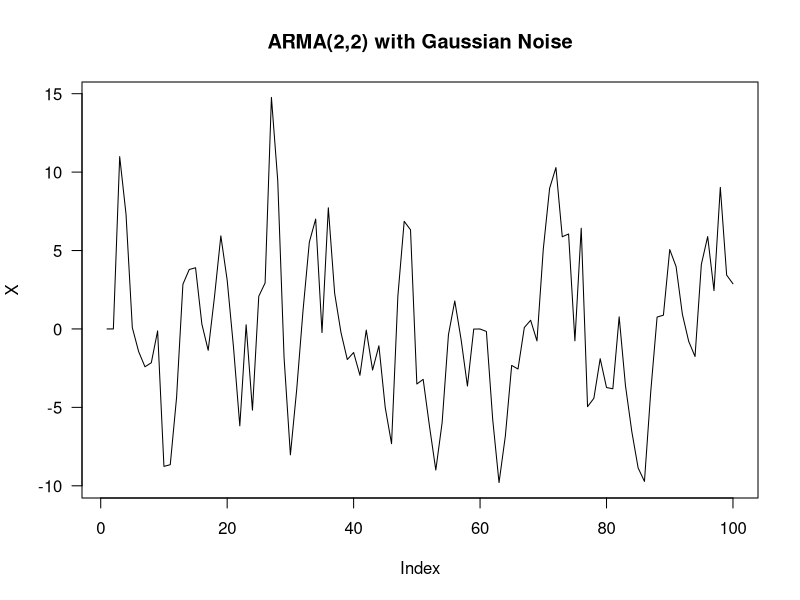
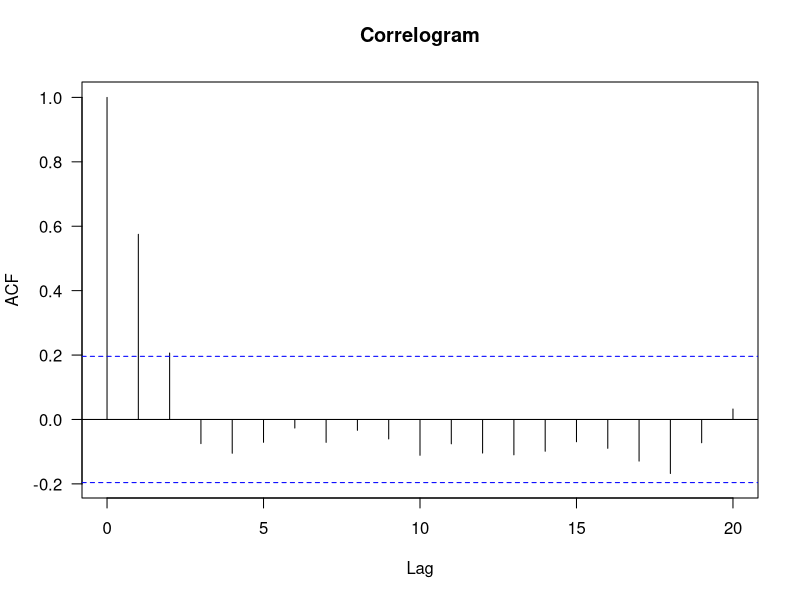
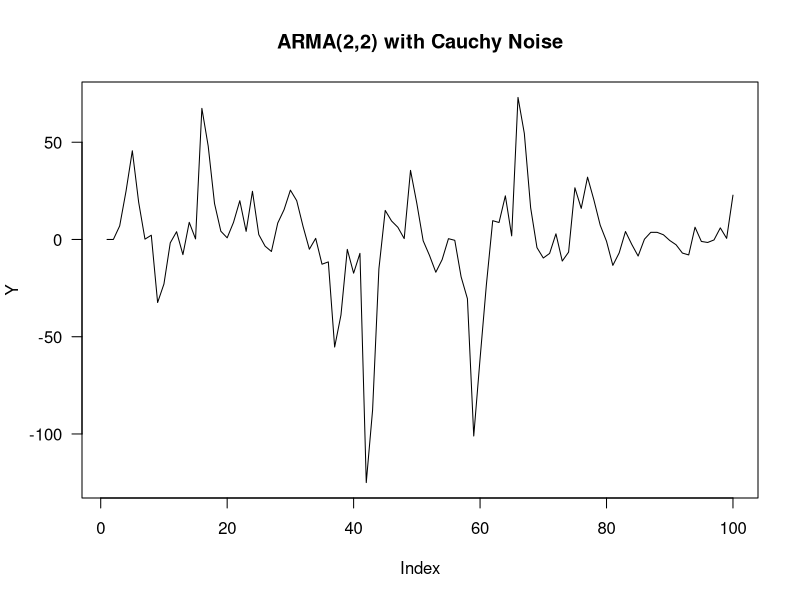
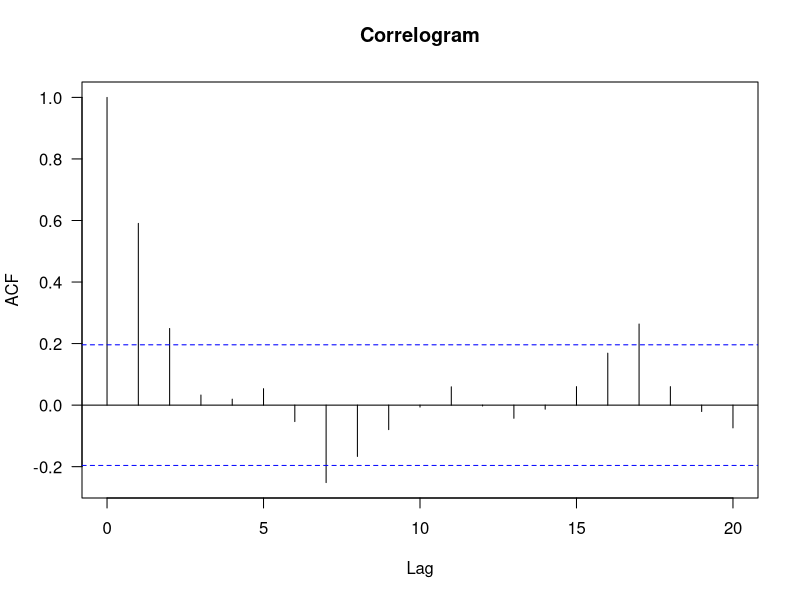
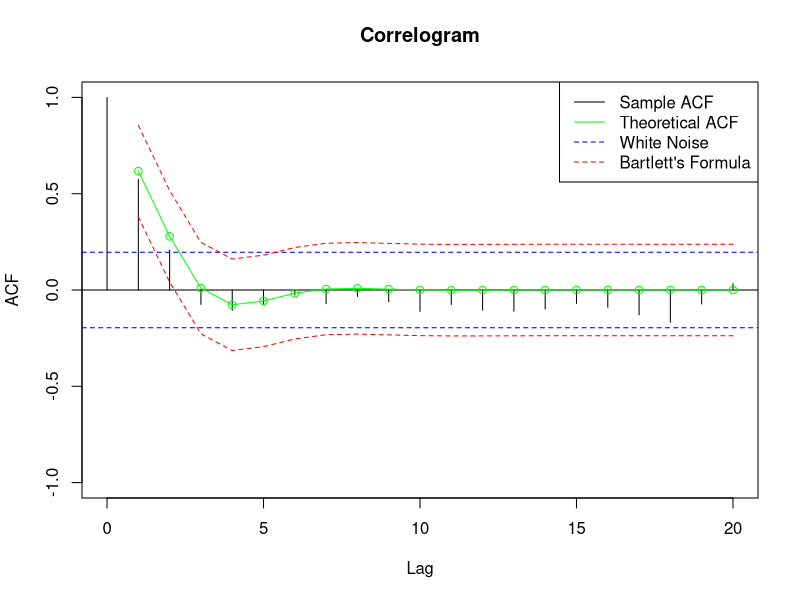
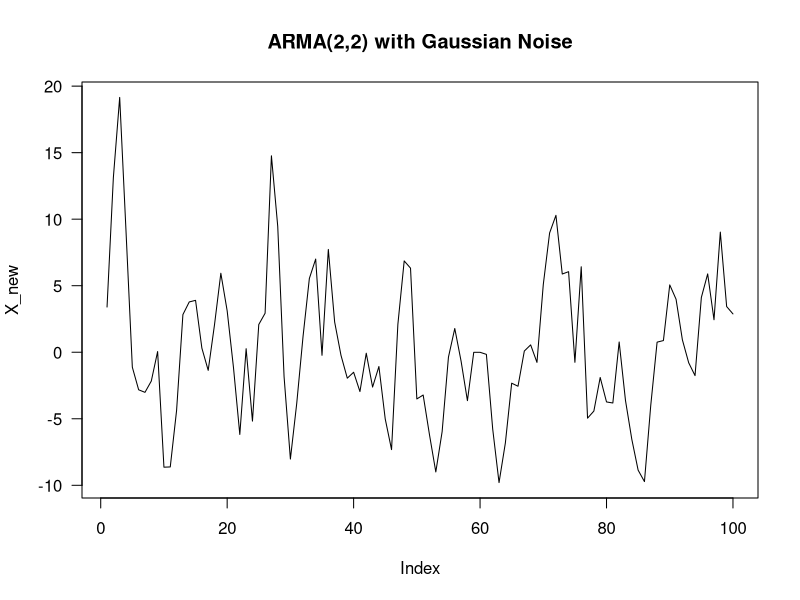
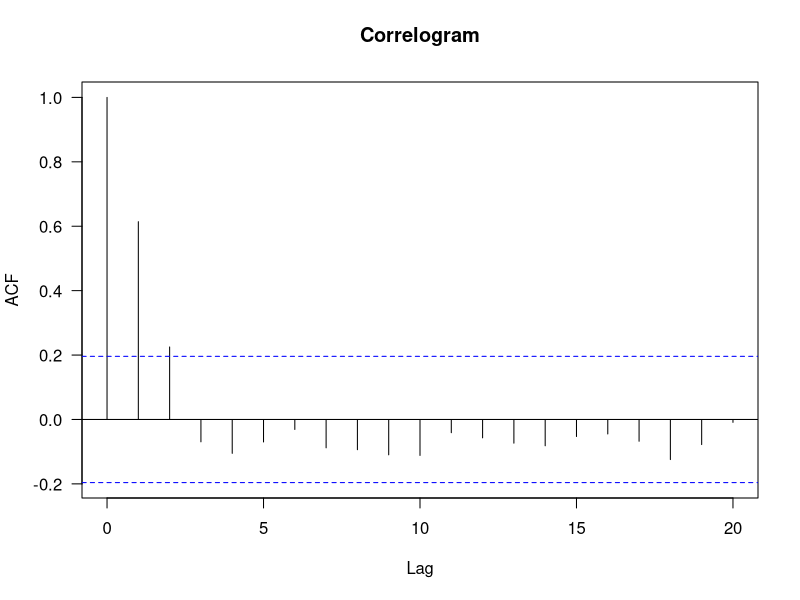
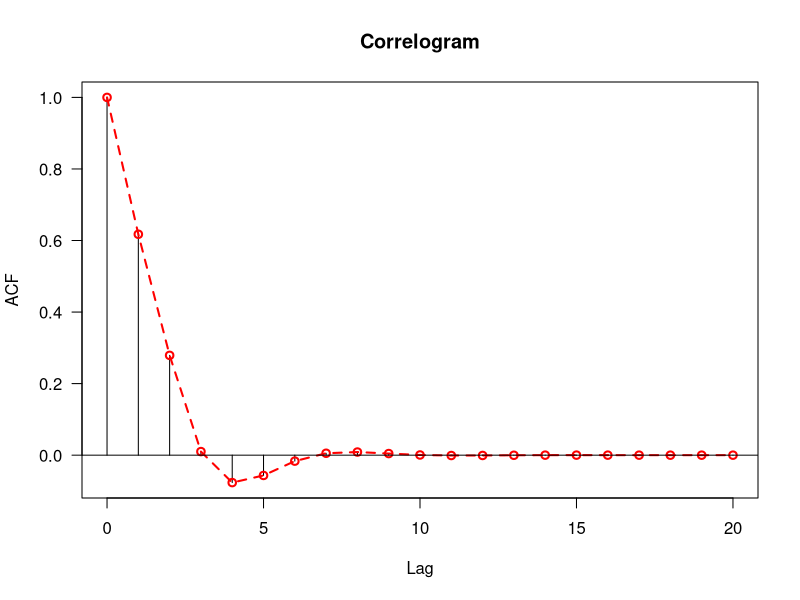

Generate these figures, in order, with R:
## ---- chunk 1
set.seed(510)
Z <- rnorm(n = 100)
X <- rep(0, 100)
for (i in 3:length(X)){
  X[i] <- 0.7 * X[i-1] - 0.3 * X[i-2] + Z[i] + 4 * Z[i-2]
}
plot(X, type = "l", las = 1, main = "ARMA(2,2) with Gaussian Noise")
acf(X, las = 1, main = "Correlogram")
## ---- chunk 2
set.seed(510)
C <- rcauchy(n = 100)
Y <- rep(0, 100)
for (i in 3:length(Y)){
  Y[i] <- 0.7 * Y[i-1] - 0.3 * Y[i-2] + C[i] + 4 * C[i-2]
}
plot(Y, type = "l", las = 1, main = "ARMA(2,2) with Cauchy Noise")
acf(Y, las = 1, main = "Correlogram")
## ---- chunk 3
X_acf <- ARMAacf(ar = c(0.7, -0.3), ma = c(0, 4), lag.max = 20)
X_acf[2:21]
# bounds of Bartlett's formula
W <- 1 + sum(X_acf[2:21]^2)
upper <- X_acf[2:21] + 1.96 * sqrt(W / 100)
lower <- X_acf[2:21] - 1.96 * sqrt(W / 100)
# correlogram
acf(X, ylim = c(-1.0, 1.0), main = "Correlogram")
points(X_acf[2:21], type = "o", col = "green")
lines(upper, lty = 2, col = "red")
lines(lower, lty = 2, col = "red")
legend("topright", 
       legend = c("Sample ACF", "Theoretical ACF", 
                  "White Noise", "Bartlett's Formula"),
       lty = c(1, 1, 2, 2), col = c("black", "green", "blue", "red"))
## ---- chunk 4
psi <- ARMAtoMA(ar = c(0.7, -0.3), ma = c(0, 4), lag.max = 20)
set.seed(510)
Z_past <- rnorm(n = 20)
names(Z_past) <- 0:-19
X_new <- rep(0, 100)
X_new[1] <- Z[1] + sum(psi * Z_past)
Z_past <- c(Z[1], Z_past[-20])
X_new[2] <- Z[2] + sum(psi * Z_past)
for (i in 3:length(X_new)){
  X_new[i] <- 0.7 * X_new[i-1] - 0.3 * X_new[i-2] + Z[i] + 4 * Z[i-2]
}
plot(X_new, type = "l", las = 1, main = "ARMA(2,2) with Gaussian Noise")
acf(X_new, las = 1, main = "Correlogram")
## ---- chunk 5
psi_new <- c(1, psi[1:2])
theta <- c(1, 0, 4)
sigma2 <- 1
first <- sum(psi_new * theta) * sigma2
second <- sum(psi_new[1:2] * theta[-1]) * sigma2
third <- psi_new[1] * theta[3] * sigma2
## ---- chunk 6
# solve linear system with matrix
mat <- matrix(c(1, -0.7, 0.3, 17.76, -0.7, 1.3, 0, 2.8, 0.3, -0.7, 1, 4),
              nrow = 3, byrow = TRUE)
mat
for (i in 2:3) {
  for (j in 1:(i-1)) {
    mat[i, ] <- mat[i, ] - mat[i, j] * mat[j, ]
  }
  mat[i, ] <- mat[i, ] / mat[i, i]
}
for (i in 2:1) {
  for (j in 3:(i+1)) {
    mat[i, ] <- mat[i, ] - mat[i, j] * mat[j, ]
  }
}
mat
gamma_X <- mat[, 4]
## ---- chunk 7
for (t in 4:21) {
  gamma_X[t] <- 0.7 * gamma_X[t-1] - 0.3 * gamma_X[t-2]
}
names(gamma_X) <- paste("Lag", 0:20)
gamma_X
## ---- chunk 8
rho_X <- gamma_X / gamma_X[1]
rho_X
error <- rho_X - X_acf
plot(x = 0:20, y = rho_X, type = "h", xlab = "Lag", ylab = "ACF",
     main = "Correlogram", las = 1)
points(x = 0:20, X_acf, type = "o", col = "red", lwd = 2, lty = 2)
abline(h = 0)
plot(x = 0:20, y = error, xlab = "Lag", ylab = "Error",
     main = "Error Plot", las = 1)
## ---- chunk 9
equal <- function(a, b, tol = 10^(-10)) {
  if (sum(abs(a - b)) <= tol) {
    TRUE
  } else {
    FALSE
  }
}
# are they equal?
equal(X_acf, rho_X)
